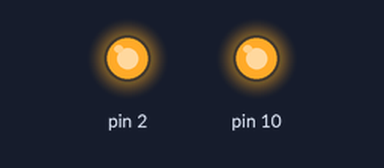
Recording of a sketch running on a simulated Arduino Uno, built with avr-gcc and run on an emulated ATmega328P. Shown: output pins drawn as LEDs (lit = HIGH). What the sketch prints to the serial monitor is not drawn.

Above: at 0.1 s.
Timing chart, 0 to 1.6 s (numbered marks = the images above):
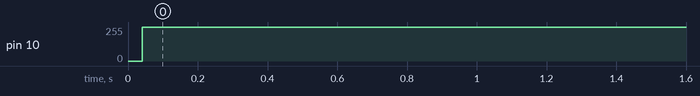

Measured:
- by itself, pin 10: 0/255 → 255/255 at 0.04 s

The sketch:

framInterface.ino
```cpp
/****************************************************************************
Arduino Interface Program: This program interfaces FRAM chip available at
https://download.mikroe.com/documents/datasheets/MB85RS256A.pdf with Arduino.
It is designed to be used with FRAM click from mikroElectronika.

Developed by: Prawar Poudel (pp0030@uah.edu)
Date: 7/24/3018
****************************************************************************/
#include <fram.h>

#define DEBUG_PRINT_STATEMENTS 0

//create an object here so that it has global scope throughout this file
//  -> CS signal is Android pin 9
fram myfram(10,2);

void setup()
{
  Serial.begin(115200);     //initiate serial communication @ 115200 bps
  #if DEBUG_PRINT_STATEMENTS
    Serial.println("Serial Communication Initiated");
  #endif

//  The following statement just writes one byte and reads the same byte and prints in serial monitor
  Serial.println("Writing one byte to memory...");
  myfram.writeByte(0x000,0x48);
  uint8_t myReadVal = myfram.readByte(0x000);
  Serial.print("The value read is :");
  Serial.println(myReadVal,HEX);
  Serial.println(" ... writing one byte to memory completed");

// The following statement writes a buffer stored, and reads into another buffer from fram memory
  Serial.println();
  Serial.println("Writing buffer to memory...");
  char myBuffer[] = "Mission Impossible: Ghost Protocol";
  myfram.writeBuffer(0x000,myBuffer,35);
  char myReadBuffer[50];
  myfram.readBuffer(0x000,myReadBuffer,35);
  Serial.print("The buffer read is :");
  Serial.println(myReadBuffer);
  Serial.println(" ... writing buffer to memory completed");

// The following fills the 10 memory bytes starting at address 0x7ffa and prints them (the maximum address being 0x7fff, it should roll over)
  Serial.println();
  Serial.println("Filing byte to memory...");
  char myByte = 0x37;
  myfram.fillBytes(0x7ffa,myByte,10);
  char myReadByte[10];
  myfram.readBuffer(0x7ffa,myReadByte,10);
  Serial.print("The buffer read is :");
  for(char iter= 0;iter<10;iter++) Serial.print(myReadByte[iter],HEX);
  Serial.println();
  Serial.println(" ... filling byte to memory completed");

}

void loop()
{
  // put your main code here, to run repeatedly:

}
```
